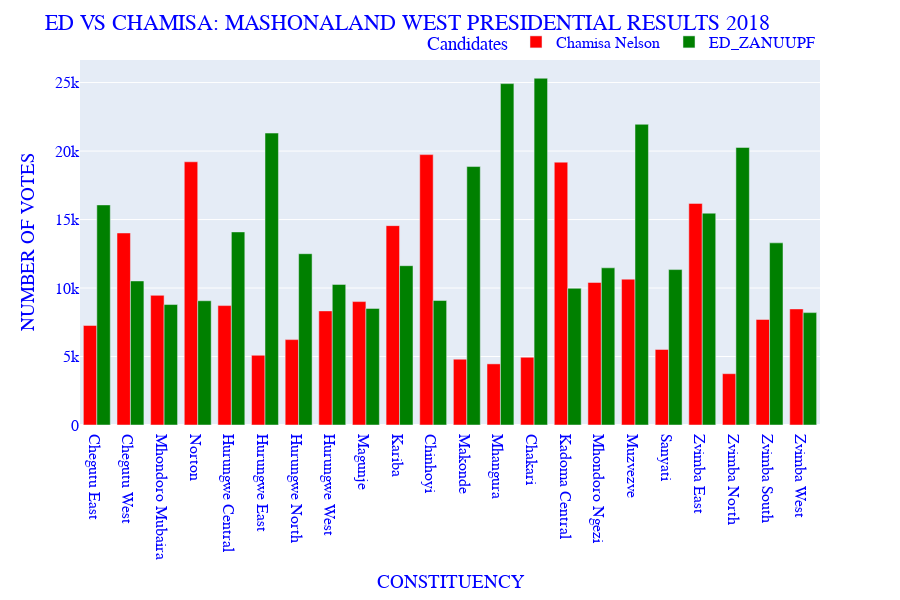

The notebook cell this image was saved under:
### Markdown cell above
Out of 23 Constituencies in Mashonaland East, Chamisa of MDC won only 5.

### Code cell
plot=px.bar(mash_west, x='Name of Constituency', y=['Chamisa Nelson\n', 'ED_ZANUUPF'],
           color_discrete_sequence=['red','green'],barmode='group', height=600)
plot.update_layout(title='ED VS CHAMISA: MASHONALAND WEST PRESIDENTIAL RESULTS 2018',
                  xaxis_title='CONSTITUENCY',
                  yaxis_title='NUMBER OF VOTES',
                   legend_title='Candidates',
                 font=dict(family='Times New Roman, monospace',
                          size=16,
                          color='blue'),
                  legend=dict(orientation='h',
                             yanchor='bottom',
                             y=1,
                             xanchor='right',
                             x=1)
                  )
plot.show()

### Figure 1 — Plotly figure (JSON) as saved in the notebook; plotly's stock layout.template omitted (floating-point values rounded to 4 significant figures)
{"data": [{"alignmentgroup": "True", "hovertemplate": "variable=Chamisa Nelson\n<br>Name of Constituency=%{x}<br>value=%{y}<extra></extra>", "legendgroup": "Chamisa Nelson\n", "marker": {"color": "red", "pattern": {"shape": ""}}, "name": "Chamisa Nelson\n", "offsetgroup": "Chamisa Nelson\n", "orientation": "v", "showlegend": true, "textposition": "auto", "type": "bar", "x": ["Chegutu East", "Chegutu West", "Mhondoro Mubaira", "Norton", "Hurungwe Central", "Hurungwe East", "Hurungwe North", "Hurungwe West", "Magunje", "Kariba", "Chinhoyi", "Makonde", "Mhangura", "Chakari", "Kadoma Central", "Mhondoro Ngezi", "Muzvezve", "Sanyati", "Zvimba East", "Zvimba North", "Zvimba South", "Zvimba West"], "xaxis": "x", "y": [7268, 14019, 9465, 19216, 8718, 5090, 6233, 8330, 9010, 14555, 19740, 4808, 4463, 4947, 19190, 10407, 10648, 5519, 16179, 3747, 7706, 8474], "yaxis": "y"}, {"alignmentgroup": "True", "hovertemplate": "variable=ED_ZANUUPF<br>Name of Constituency=%{x}<br>value=%{y}<extra></extra>", "legendgroup": "ED_ZANUUPF", "marker": {"color": "green", "pattern": {"shape": ""}}, "name": "ED_ZANUUPF", "offsetgroup": "ED_ZANUUPF", "orientation": "v", "showlegend": true, "textposition": "auto", "type": "bar", "x": ["Chegutu East", "Chegutu West", "Mhondoro Mubaira", "Norton", "Hurungwe Central", "Hurungwe East", "Hurungwe North", "Hurungwe West", "Magunje", "Kariba", "Chinhoyi", "Makonde", "Mhangura", "Chakari", "Kadoma Central", "Mhondoro Ngezi", "Muzvezve", "Sanyati", "Zvimba East", "Zvimba North", "Zvimba South", "Zvimba West"], "xaxis": "x", "y": [16068, 10517, 8794, 9070, 14097, 21313, 12505, 10266, 8514, 11631, 9088, 18868, 24924, 25315, 9981, 11475, 21954, 11347, 15465, 20263, 13298, 8205], "yaxis": "y"}], "layout": {"barmode": "group", "font": {"color": "blue", "family": "Times New Roman, monospace", "size": 16}, "height": 600, "legend": {"orientation": "h", "title": {"text": "Candidates"}, "tracegroupgap": 0, "x": 1, "xanchor": "right", "y": 1, "yanchor": "bottom"}, "margin": {"t": 60}, "title": {"text": "ED VS CHAMISA: MASHONALAND WEST PRESIDENTIAL RESULTS 2018"}, "xaxis": {"anchor": "y", "domain": [0, 1], "title": {"text": "CONSTITUENCY"}}, "yaxis": {"anchor": "x", "domain": [0, 1], "title": {"text": "NUMBER OF VOTES"}}}}
